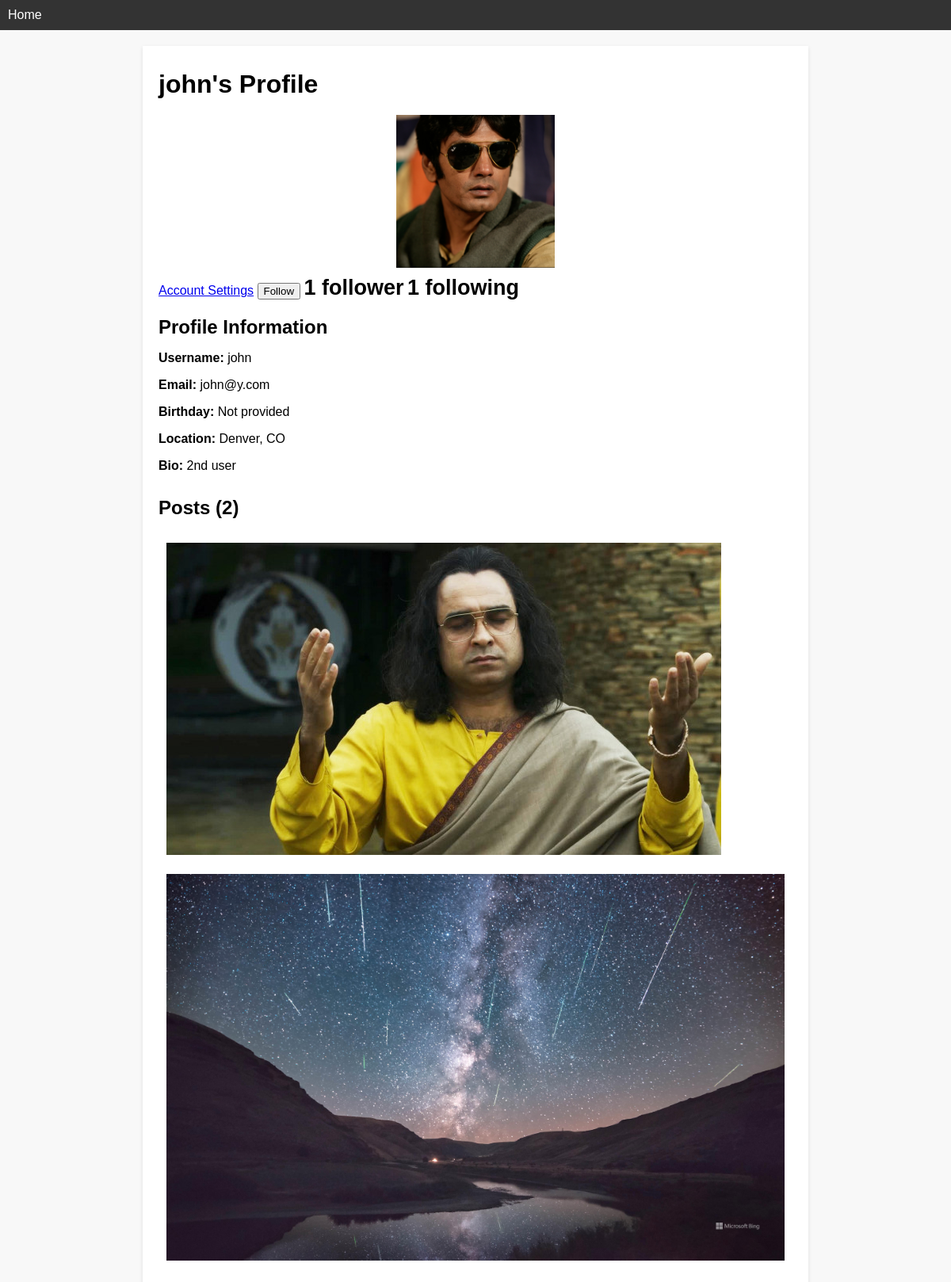
The page /profile/john (signed in) on the database its author committed.
### core/models.py (models this page shows, shortened)
class Profile(models.Model):
    user = models.ForeignKey(User, on_delete=models.CASCADE)
    profile_img = models.ImageField(upload_to='profile_images',default='blank.png')
    birthday = models.DateTimeField(blank=True, null=True)
    bio = models.TextField(blank = True, null = True)
    location = models.CharField(max_length=50, blank = True)

class Post(models.Model):
    id = models.UUIDField(primary_key=True, default = uuid.uuid4)
    user = models.ForeignKey(User, on_delete=models.CASCADE)
    image = models.ImageField(upload_to='post_images')
    caption = models.TextField()
    created_at = models.DateTimeField(default=datetime.now)
    no_of_likes = models.IntegerField(default=0)

### core/views.py (the view)
# urls.py: path('profile/<str:pk>', views.profile, name='profile'),
@login_required(login_url='signin')
def profile(request, pk):
    user_object = User.objects.get(username=pk)
    user_profile = Profile.objects.get(user=user_object)
    user_posts = Post.objects.filter(user=user_object)
    user_post_length = len(user_posts)
    follower = request.user.username
    user = pk
    user_followers = len(FollowersCount.objects.filter(user=pk))
    user_following = len(FollowersCount.objects.filter(follower=pk))
    if FollowersCount.objects.filter(follower=follower, user=user).first():
        button_text = "Unfollow"
    else:
        button_text = "Follow"
    context = {
        'user_object': user_object,
        'user_profile': user_profile,
        'user_posts': user_posts,
        'user_post_length': user_post_length,
        'button_text' : button_text,
        'user_followers': user_followers,
        'user_following': user_following,
    }
    return render(request, 'profile.html', context)

### templates/profile.html (shortened to what this page needs)
{% load static %}
<!DOCTYPE html>
<html lang = "en">
<head>
    <link rel="stylesheet" href="{% static 'css/profile.css' %}">
</head>
<body>
    <header>
        <nav>
            <ul>
                <li><a href="/">Home</a></li>
            </ul>
        </nav>
    </header>
    <div class="profile-container">
        <h1>{{ user_profile.user.username }}'s Profile</h1>
        <div class="profile-image">
            <img src="{{ user_profile.profile_img.url }}" alt="Profile Image">
            {% if request.user.is_authenticated %}
                {% if user_object.username == user.username %}
                    <a href="/settings" data-ripple="">Account Settings</a>
                    <button type="submit">{{button_text}}</button>
                    {% if user_followers == 0 or user_followers == 1 %}
                        <span style="color: black; font-size: 27px;"><b>{{user_followers}} follower</b></span>
                        {% else %}
                        <span style="color: black; font-size: 27px;"><b>{{user_followers}} followers</b></span>
                    {% endif %}
                    <span style="color: black; font-size: 27px;"><b>{{user_following}} following</b></span>
                {% endif %}
            {% endif %}
        </div>
        <div class="profile-info">
            <h2>Profile Information</h2>
            <p><strong>Username:</strong> {{ user_profile.user.username }}</p>
            <p><strong>Email:</strong> {{ user_profile.user.email }}</p>
            <p><strong>Birthday:</strong> {{ user_profile.birthday|default:"Not provided" }}</p>
            <p><strong>Location:</strong> {{ user_profile.location|default:"Not provided" }}</p>
            <p><strong>Bio:</strong> {{ user_profile.bio|default:"No bio available." }}</p>
        </div>
        <div class="user-posts">
            <h2>Posts ({{ user_post_length }})</h2>
            <ul class="photo-gallery">
                {% for post in user_posts %}
                    <li>
                        <a class="strip" href="{{ post.image.url }}" title="" data-strip-group="mygroup" data-strip-group-options="loop: false">
                            <img src="{{ post.image.url }}" alt="Post Image"></a>
                    </li>
                {% empty %}
                    <li>No posts yet.</li>
                {% endfor %}
            </ul>
        </div>
    </div>
</body>
</html>

### static/css/profile.css (style rules this page uses)
body { font-family: Arial, sans-serif; margin: 0; padding: 0; background-color: #f8f8f8; }
header { background-color: #333; color: #fff; padding: 10px; }
nav ul { list-style: none; margin: 0; padding: 0; }
nav ul li { display: inline; margin-right: 20px; }
nav ul li a { color: #fff; text-decoration: none; }
.profile-container { max-width: 800px; margin: 20px auto; background-color: #fff; box-shadow: 0 2px 5px rgba(0, 0, 0, 0.1); padding: 20px; }
.profile-container h1 { margin: 0; padding: 10px 0; }
.profile-image img { display: block; max-width: 200px; margin: 10px auto; }
.profile-info h2 { margin-bottom: 10px; }
.user-posts { margin-top: 30px; }
.photo-gallery { list-style: none; padding: 0; }
.photo-gallery li { display: inline-block; margin: 10px; }
.photo-gallery img { max-width: 300px; height: auto; }
.strip img { max-width: 100%; height: auto; }

### rows shown on the page
Profile: user.username "john", profile_img (picture), user.email "john@y.com", birthday "Not provided", location "Denver, CO", bio "2nd user"
Post: image (picture)
Post: image (picture)

### other values the page prints
{{ button_text }} "Follow"
{{ user_followers }} "1"
{{ user_following }} "1"
{{ user_post_length }} "2"
